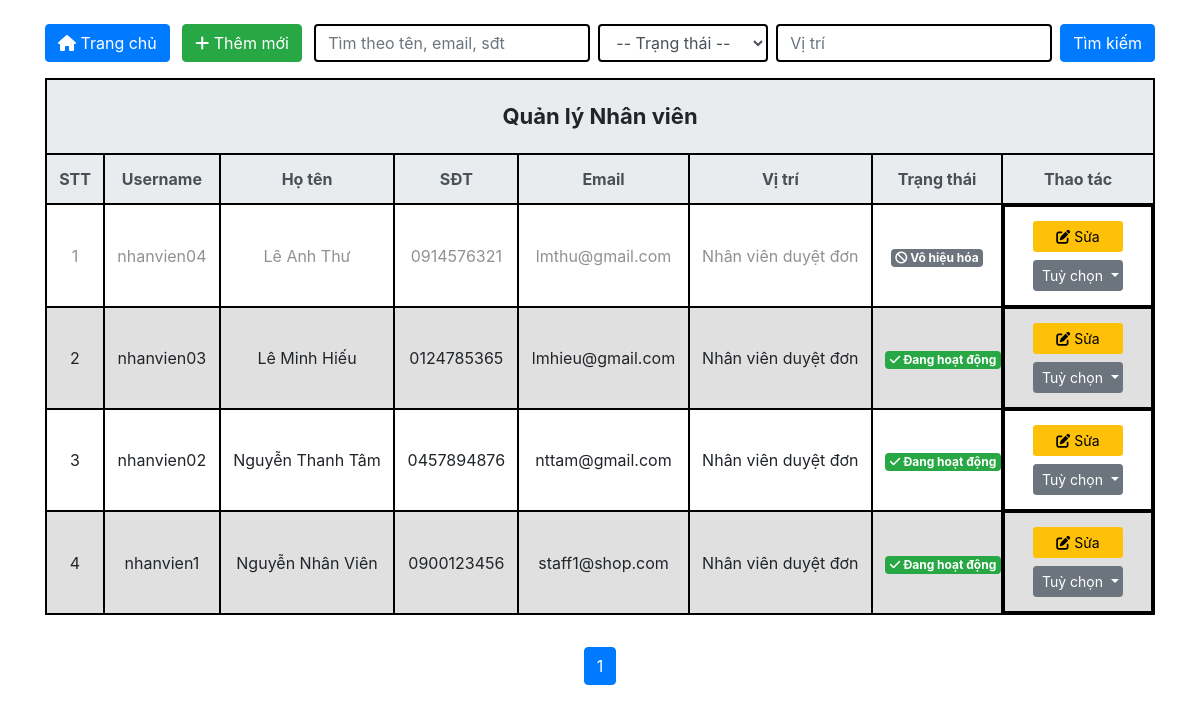
The page /admin/pages/account_manage/staff_account/liststaff.php on the database its author committed.
### tables this page shows
CREATE TABLE `staff` (
  `staff_ID` int(11) NOT NULL,
  `account_ID` int(11) DEFAULT NULL,
  `started_date` date DEFAULT NULL,
  `position` varchar(50) DEFAULT NULL
);

CREATE TABLE `account` (
  `account_ID` int(11) NOT NULL,
  `role_ID` int(11) DEFAULT NULL,
  `username` varchar(20) DEFAULT NULL,
  `password` varchar(60) DEFAULT NULL,
  `email` varchar(50) DEFAULT NULL,
  `fullname` varchar(60) DEFAULT NULL,
  `phone_number` varchar(11) DEFAULT NULL,
  `address` varchar(100) DEFAULT NULL,
  `avatar` varchar(255) DEFAULT NULL,
  `reset_token` varchar(255) DEFAULT NULL,
  `reset_expires` datetime DEFAULT NULL,
  `created_at` timestamp NOT NULL DEFAULT current_timestamp(),
  `updated_at` timestamp NOT NULL DEFAULT current_timestamp() ON UPDATE current_timestamp(),
  `status` tinyint(1) NOT NULL DEFAULT 1
);

### database/dbhelper.php (called while the page is built, shortened)
<?php
function getConnection() {
    $conn = mysqli_connect(HOST, USERNAME, PASSWORD, DATABASE);
    mysqli_set_charset($conn, 'utf8mb4');
    return $conn;
}
function executeResult($sql, $params = []) {
    $conn = getConnection();
    $data = [];
    if (empty($params)) {
        $result = mysqli_query($conn, $sql);
        if ($result) {
            while ($row = mysqli_fetch_array($result, 1)) {
                $data[] = $row;
            }
        } else {
            error_log("SQL Error (executeResult no params): " . mysqli_error($conn) . " | SQL: " . $sql);
        }
    }
    return $data;
}
function executeSingleResult($sql, $params = []) {
    $conn = getConnection();
    $row = null;
    if (empty($params)) {
        $result = mysqli_query($conn, $sql);
        if ($result) {
            $row = mysqli_fetch_array($result, 1);
        } else {
            error_log("SQL Error (executeSingleResult no params): " . mysqli_error($conn) . " | SQL: " . $sql);
        }
    }
    return $row;
}
?>

### admin/pages/account_manage/staff_account/liststaff.php (the view, shortened to what this page needs)
<?php
require_once('../../../../database/dbhelper.php');
?>
<!DOCTYPE html>
<html lang="vi">
<head>
    <link rel="stylesheet" href="https://maxcdn.bootstrapcdn.com/bootstrap/4.4.1/css/bootstrap.min.css">
    <link rel="stylesheet" href="https://cdnjs.cloudflare.com/ajax/libs/font-awesome/6.5.0/css/all.min.css">
</head>
<body>
<div class="container mt-4">
    <div class="d-flex justify-content-between align-items-center mb-3">
        <div>
            <a href="../../index.php" class="btn btn-primary">
                <i class="fas fa-home"></i> Trang chủ
            </a>
            <a href="add.php" class="btn btn-success ml-2">
                <i class="fas fa-plus"></i> Thêm mới
            </a>
        </div>
        <form class="form-inline" method="GET">
            <input type="text" name="keyword" class="form-control mr-2" placeholder="Tìm theo tên, email, sđt" value="<?= $_GET['keyword'] ?? '' ?>">
            <select name="status" class="form-control mr-2">
                <option value="">-- Trạng thái --</option>
            </select>
            <input type="text" name="position" class="form-control mr-2" placeholder="Vị trí" value="<?= $_GET['position'] ?? '' ?>">
            <button type="submit" class="btn btn-primary">Tìm kiếm</button>
        </form>
    </div>
    <div class="table-responsive">
        <table class="table table-bordered table-hover table-striped text-center">
            <thead>
                <tr style="background-color: #e9ecef;">
                    <th colspan="9" class="text-center" style="padding: 20px 0; font-size: 22px;">Quản lý Nhân viên</th>
                </tr>
                <tr class="thead-light">
                    <th>STT</th>
                    <th>Username</th>
                    <th>Họ tên</th>
                    <th>SĐT</th>
                    <th>Email</th>
                    <th>Vị trí</th>
                    <th>Trạng thái</th>
                    <th>Thao tác</th>
                </tr>
            </thead>
            <tbody>
            <?php
                $page = isset($_GET['page']) ? (int)$_GET['page'] : 1;
                $limit = 10;
                $start = ($page - 1) * $limit;
                $conditions = [];
                $whereSQL = !empty($conditions) ? 'WHERE ' . implode(' AND ', $conditions) : '';
                $sql = "SELECT s.*, a.username, a.fullname, a.phone_number, a.email, a.status, a.created_at
                        FROM Staff s
                        JOIN Account a ON s.account_ID = a.account_ID
                        $whereSQL
                        ORDER BY a.created_at DESC
                        LIMIT $start, $limit";
                $staffList = executeResult($sql);
                $index = $start + 1;
                if (empty($staffList)) {
                    echo '<tr><td colspan="8" class="text-danger">Không có nhân viên nào.</td></tr>';
                } else {
                    foreach ($staffList as $row):
                        $isInactive = $row['status'] == 2;
                        $badge = $isInactive
                            ? '<span class="badge badge-secondary"><i class="fas fa-ban"></i> Vô hiệu hóa</span>'
                            : '<span class="badge badge-success"><i class="fas fa-check"></i> Đang hoạt động</span>';
            ?>
                <tr id="row-<?= $row['account_ID'] ?>" class="<?= $isInactive ? 'inactive-cell' : '' ?>">
                    <td><?= $index++ ?></td>
                    <td><?= htmlspecialchars($row['username']) ?></td>
                    <td><?= htmlspecialchars($row['fullname']) ?></td>
                    <td><?= htmlspecialchars($row['phone_number']) ?></td>
                    <td><?= htmlspecialchars($row['email']) ?></td>
                    <td><?= htmlspecialchars($row['position']) ?></td>
                    <td class="status-cell"><?= $badge ?></td>
                    <td class="action-buttons">
                        <a href="editstaff.php?account_ID=<?= $row['account_ID'] ?>" class="btn btn-edit btn-sm">
                            <i class="fas fa-edit"></i> Sửa
                        </a>
                        <div class="dropdown position-static">
                            <button class="btn btn-sm btn-secondary dropdown-toggle" type="button" data-toggle="dropdown">
                                Tuỳ chọn
                            </button>
                        </div>
                    </td>
                </tr>
            <?php endforeach; } ?>
            </tbody>
        </table>
    </div>
    <div class="mt-3">
        <ul class="pagination justify-content-center">
        <?php
            $countQuery = "SELECT COUNT(*) AS total FROM Staff s JOIN Account a ON s.account_ID = a.account_ID $whereSQL";
            $countResult = executeSingleResult($countQuery);
            $total = $countResult['total'] ?? 0;
            $totalPages = ceil($total / $limit);
            $queryString = $_GET;
            unset($queryString['page']);
            for ($i = 1; $i <= $totalPages; $i++):
                $queryString['page'] = $i;
                $link = '?' . http_build_query($queryString);
        ?>
            <li class="page-item <?= ($i == $page) ? 'active' : '' ?>">
                <a class="page-link" href="<?= $link ?>"><?= $i ?></a>
            </li>
        <?php endfor; ?>
        </ul>
    </div>
</div>
</body>
</html>

### admin/pages/account_manage/staff_account/liststaff.php (style rules this page uses)
.btn-sm { margin: 2px 0; width: 90px; white-space: nowrap; }
.action-buttons { display: flex; justify-content: center; gap: 0.25rem; }
.table th, .table td { vertical-align: middle !important; white-space: nowrap; }
.table-striped tbody tr:nth-of-type(odd) { background-color: #ffffff; }
.table-striped tbody tr:nth-of-type(even) { background-color: #e0e0e0; }
.inactive-cell td:not(.action-buttons):not(.status-cell) { opacity: 0.5; }
.btn-edit { background-color: #ffc107; color: #000; }
.table th:nth-child(7), .table td:nth-child(7) { max-width: 130px; width: 120px; }
.table th:nth-child(8), .table td:nth-child(8) { max-width: 150px; width: 150px; }
.table td { white-space: normal; }
.action-buttons { flex-wrap: wrap; gap: 4px; }
.table-bordered th, .table-bordered td { border: 2px solid #000 !important; }
.table-bordered { border: 2px solid #000 !important; }
.form-control { border: 2px solid #000 !important; box-shadow: none; }

### rows shown on the page
staff: account_ID.username "nhanvien04", account_ID.fullname "Lê Anh Thư", account_ID.phone_number "0914576321", account_ID.email "lmthu@gmail.com", position "Nhân viên duyệt đơn", shows "Vô hiệu hóa"
staff: account_ID.username "nhanvien03", account_ID.fullname "Lê Minh Hiếu", account_ID.phone_number "0124785365", account_ID.email "lmhieu@gmail.com", position "Nhân viên duyệt đơn", shows "Đang hoạt động"
staff: account_ID.username "nhanvien02", account_ID.fullname "Nguyễn Thanh Tâm", account_ID.phone_number "0457894876", account_ID.email "nttam@gmail.com", position "Nhân viên duyệt đơn", shows "Đang hoạt động"
staff: account_ID.username "nhanvien1", account_ID.fullname "Nguyễn Nhân Viên", account_ID.phone_number "0900123456", account_ID.email "staff1@shop.com", position "Nhân viên duyệt đơn", shows "Đang hoạt động"
